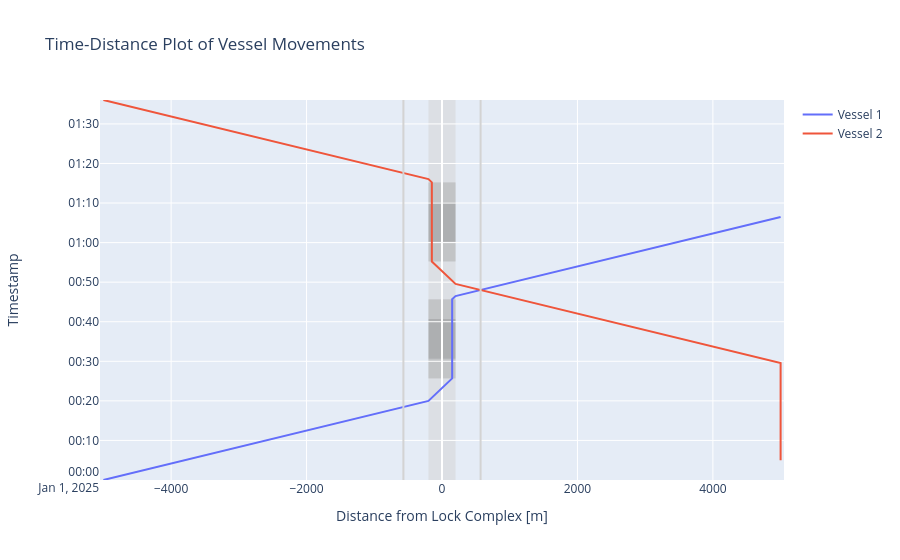

Notebook code for this chart:
### Markdown cell above
##### Time-distance diagram
Lock chambers also have time-distance diagram plots, in which we can inspect the trajectories of the vessels and the lock chamber operation phases. We can now better understand why waiting time emerged for the second vessel. Vessels pass at 300 meters from the lock (by default).

### Code cell
# We can plot the time-distance diagram
fig = lock_chamber.plot(xlimmin = -5050, 
                        xlimmax = 5050, 
                        method='Plotly')
fig.show()

### Figure 1 — Plotly figure (JSON) as saved in the notebook; plotly's stock layout.template omitted (floating-point values rounded to 4 significant figures)
{"data": [{"mode": "lines", "name": "Vessel 1", "type": "scatter", "x": [-5000.0, -5000.0, -200.0, -200.0, 150.0, 150.0, 150.0, 150.0, 150.0, 150.0, 150.0, 150.0, 200.0, 200.0, 5000.0, 5000.0], "y": ["2025-01-01T00:00:00", "2025-01-01T00:00:00", "2025-01-01T00:20:00", "2025-01-01T00:20:00", "2025-01-01T00:25:40.172786", "2025-01-01T00:25:40.172786", "2025-01-01T00:30:40.172786", "2025-01-01T00:30:40.172786", "2025-01-01T00:40:40.172786", "2025-01-01T00:40:40.172786", "2025-01-01T00:45:40.172786", "2025-01-01T00:45:40.172786", "2025-01-01T00:46:28.768899", "2025-01-01T00:46:28.768899", "2025-01-01T01:06:28.768899", "2025-01-01T01:06:28.768899"]}, {"mode": "lines", "name": "Vessel 2", "type": "scatter", "x": [5000.0, 5000.0, 5000.0, 5000.0, 200.0, 200.0, -150.0, -150.0, -150.0, -150.0, -150.0, -150.0, -150.0, -150.0, -200.0, -200.0, -5000.0, -5000.0], "y": ["2025-01-01T00:05:00", "2025-01-01T00:05:00", "2025-01-01T00:29:33.768898", "2025-01-01T00:29:33.768898", "2025-01-01T00:49:33.768898", "2025-01-01T00:49:33.768898", "2025-01-01T00:55:13.941684", "2025-01-01T00:55:13.941685", "2025-01-01T01:00:13.941685", "2025-01-01T01:00:13.941685", "2025-01-01T01:10:13.941685", "2025-01-01T01:10:13.941685", "2025-01-01T01:15:13.941685", "2025-01-01T01:15:13.941685", "2025-01-01T01:16:02.537798", "2025-01-01T01:16:02.537798", "2025-01-01T01:36:02.537798", "2025-01-01T01:36:02.537798"]}], "layout": {"shapes": [{"fillcolor": "lightgrey", "layer": "below", "line": {"width": 0}, "name": "Lock Geometry", "opacity": 0.5, "type": "rect", "x0": -200, "x1": 200, "y0": "2025-01-01T00:00:00", "y1": "2025-01-01T01:36:02.537798"}, {"fillcolor": "darkgrey", "layer": "below", "line": {"width": 0}, "name": "Lock gate closing", "opacity": 0.5, "type": "rect", "x0": -200, "x1": 200, "y0": "2025-01-01T00:25:40.172786", "y1": "2025-01-01T00:30:40.172786"}, {"fillcolor": "grey", "layer": "below", "line": {"width": 0}, "name": "Lock levelling", "opacity": 0.5, "type": "rect", "x0": -200, "x1": 200, "y0": "2025-01-01T00:30:40.172786", "y1": "2025-01-01T00:40:40.172786"}, {"fillcolor": "darkgrey", "layer": "below", "line": {"width": 0}, "name": "Lock gate opening", "opacity": 0.5, "type": "rect", "x0": -200, "x1": 200, "y0": "2025-01-01T00:40:40.172786", "y1": "2025-01-01T00:45:40.172786"}, {"fillcolor": "darkgrey", "layer": "below", "line": {"width": 0}, "name": "Lock gate closing", "opacity": 0.5, "type": "rect", "x0": -200, "x1": 200, "y0": "2025-01-01T00:55:13.941685", "y1": "2025-01-01T01:00:13.941685"}, {"fillcolor": "grey", "layer": "below", "line": {"width": 0}, "name": "Lock levelling", "opacity": 0.5, "type": "rect", "x0": -200, "x1": 200, "y0": "2025-01-01T01:00:13.941685", "y1": "2025-01-01T01:10:13.941685"}, {"fillcolor": "darkgrey", "layer": "below", "line": {"width": 0}, "name": "Lock gate opening", "opacity": 0.5, "type": "rect", "x0": -200, "x1": 200, "y0": "2025-01-01T01:10:13.941685", "y1": "2025-01-01T01:15:13.941685"}, {"line": {"color": "lightgrey"}, "type": "line", "x0": -570, "x1": -570, "xref": "x", "y0": 0, "y1": 1, "yref": "y domain"}, {"line": {"color": "lightgrey"}, "type": "line", "x0": 570, "x1": 570, "xref": "x", "y0": 0, "y1": 1, "yref": "y domain"}], "showlegend": true, "title": {"text": "Time-Distance Plot of Vessel Movements"}, "xaxis": {"range": [-5050, 5050], "title": {"text": "Distance from Lock Complex [m]"}}, "yaxis": {"range": ["2025-01-01T00:00:00", "2025-01-01T01:36:02.537798"], "title": {"text": "Timestamp"}}}}
